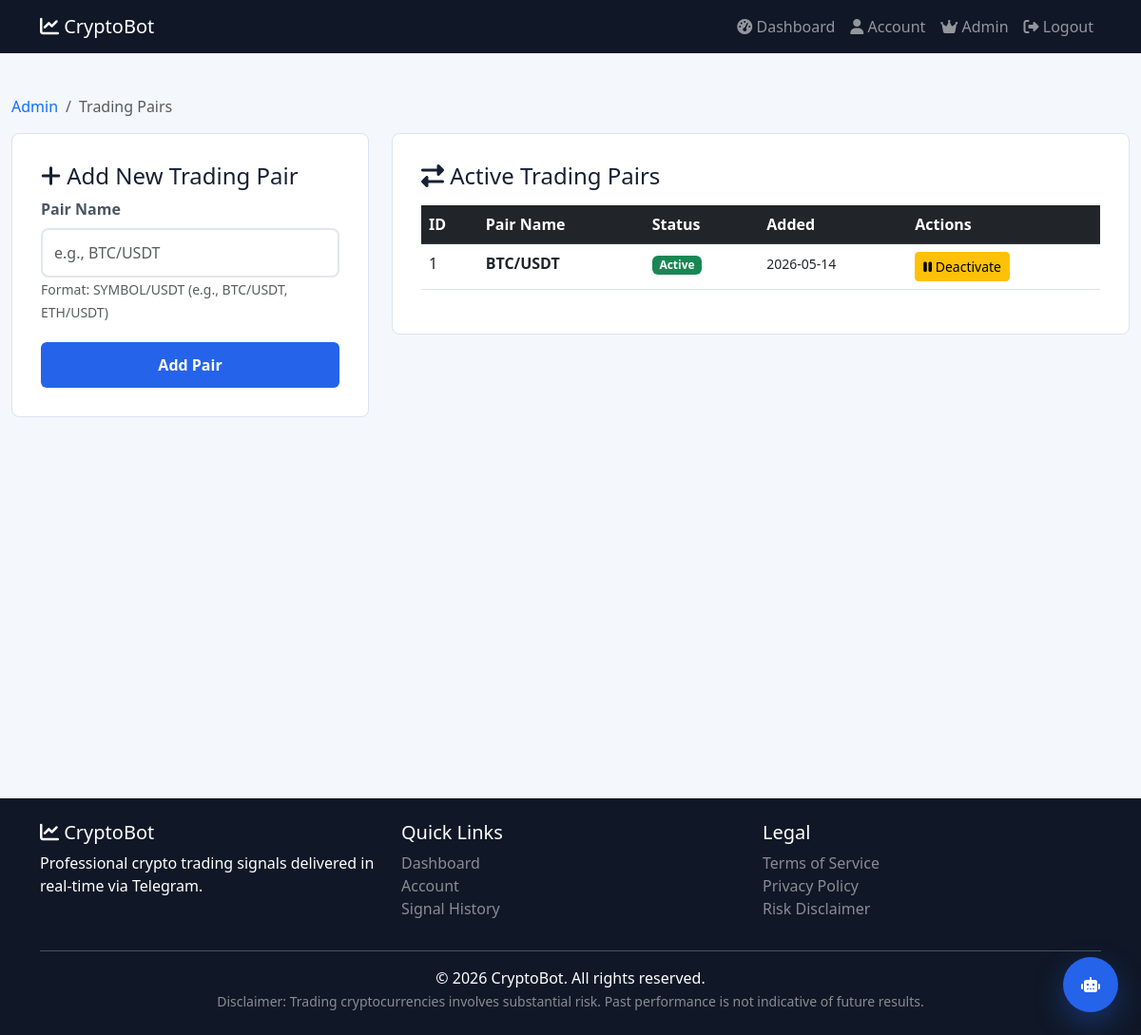
Page /admin/pairs (signed in) on the committed database.
### database/models.py (models this page shows)
class TradingPair(db.Model):
    __tablename__ = 'trading_pairs'
    id = db.Column(db.Integer, primary_key=True)
    pair_name = db.Column(db.String(20), unique=True, nullable=False)
    is_active = db.Column(db.Boolean, default=True)
    min_quantity = db.Column(db.Float, default=0.001)
    created_at = db.Column(db.DateTime, default=datetime.utcnow)

### app.py (the view)
@app.route('/admin/pairs')
@login_required
@role_required(['super_admin', 'admin'])
def admin_pairs():
    pairs = TradingPair.query.all()
    return render_template('admin/manage_pairs.html', pairs=pairs)

### app.py (called while the page is built)
@app.context_processor
def inject_template_globals():
    return {'current_year': datetime.utcnow().year}

@login_manager.user_loader
def load_user(user_id):
    return User.query.get(int(user_id))

### templates/admin/manage_pairs.html (shortened to what this page needs)
{% extends "includes/header.html" %}
{% block content %}
<div class="dashboard-container">
    <div class="container-fluid">
        <div class="row">
            <div class="col-md-12">
                <nav aria-label="breadcrumb">
                    <ol class="breadcrumb">
                        <li class="breadcrumb-item"><a href="{{ url_for('admin_dashboard') }}">Admin</a></li>
                        <li class="breadcrumb-item active">Trading Pairs</li>
                    </ol>
                </nav>
            </div>
        </div>
        <div class="row">
            <div class="col-md-4">
                <div class="dashboard-content">
                    <h4><i class="fas fa-plus"></i> Add New Trading Pair</h4>
                    <form method="POST" action="{{ url_for('add_pair') }}">
                        <div class="form-group">
                            <label for="pair_name">Pair Name</label>
                            <input type="text" class="form-control" id="pair_name" name="pair_name" required placeholder="e.g., BTC/USDT">
                            <small class="form-text">Format: SYMBOL/USDT (e.g., BTC/USDT, ETH/USDT)</small>
                        </div>
                        <button type="submit" class="btn btn-primary w-100">Add Pair</button>
                    </form>
                </div>
            </div>
            <div class="col-md-8">
                <div class="dashboard-content">
                    <h4><i class="fas fa-exchange-alt"></i> Active Trading Pairs</h4>
                    <div class="table-responsive mt-3">
                        <table class="table table-hover">
                            <thead class="table-dark">
                                <tr>
                                    <th>ID</th>
                                    <th>Pair Name</th>
                                    <th>Status</th>
                                    <th>Added</th>
                                    <th>Actions</th>
                                </tr>
                            </thead>
                            <tbody>
                                {% for pair in pairs %}
                                <tr>
                                    <td>{{ pair.id }}</td>
                                    <td><strong>{{ pair.pair_name }}</strong></td>
                                    <td>
                                        {% if pair.is_active %}
                                            <span class="badge bg-success">Active</span>
                                        {% else %}
                                            <span class="badge bg-danger">Inactive</span>
                                        {% endif %}
                                    </td>
                                    <td><small>{{ pair.created_at.strftime('%Y-%m-%d') }}</small></td>
                                    <td>
                                        <form method="POST" action="{{ url_for('toggle_pair', pair_id=pair.id) }}" style="display: inline;">
                                            <button type="submit" class="btn btn-sm {% if pair.is_active %}btn-warning{% else %}btn-success{% endif %}"
                                                    onclick="return confirm('Toggle pair status?')">
                                                {% if pair.is_active %}
                                                    <i class="fas fa-pause"></i> Deactivate
                                                {% else %}
                                                    <i class="fas fa-play"></i> Activate
                                                {% endif %}
                                            </button>
                                        </form>
                                    </td>
                                </tr>
                                {% endfor %}
                            </tbody>
                        </table>
                    </div>
                </div>
            </div>
        </div>
    </div>
</div>
{% endblock %}

### static/css/style.css (style rules this page uses)
:root { --primary: #2563eb; --primary-dark: #1d4ed8; --secondary: #14b8a6; --ink: #172033; --muted: #667085; --surface: #ffffff; --soft-surface: #f4f7fb; --dark: #101827; --success: #059669; --danger: #dc2626; --warning: #f59e0b; --border: #dbe3ef; --shadow: 0 18px 45px rgba(23, 32, 51, 0.12); }
* { box-sizing: border-box; margin: 0; padding: 0; }
body { background: var(--soft-surface); color: var(--ink); font-family: "Segoe UI", Tahoma, Geneva, Verdana, sans-serif; min-height: 100vh; }
a { text-decoration: none; }
.btn-primary { background: var(--primary); border: none; font-weight: bold; padding: 12px 30px; }
.form-group { margin-bottom: 20px; }
.form-group label { color: #4b5563; display: block; font-weight: 600; margin-bottom: 8px; }
.form-group input { border: 2px solid #e1e7ef; border-radius: 8px; padding: 12px; transition: all 0.3s; width: 100%; }
.dashboard-container { background: var(--soft-surface); min-height: calc(100vh - 80px); padding: 28px 0; }
.dashboard-sidebar, .dashboard-content { background: white; border: 1px solid var(--border); border-radius: 8px; }
.dashboard-content { padding: 30px; }

### rows in the picture
TradingPair: id "1", pair_name "BTC/USDT", is_active "Active", created_at "2026-05-14"
